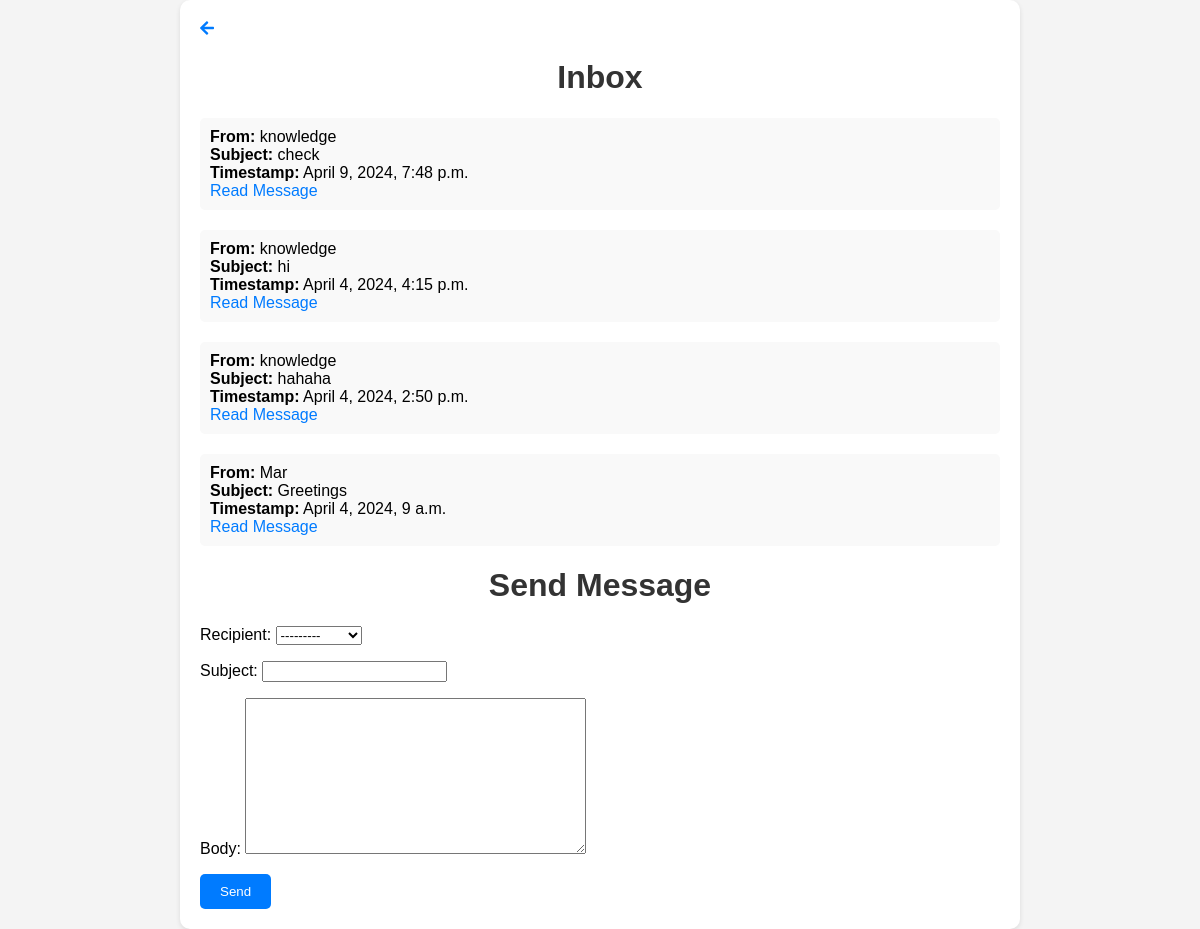
The app's page /email/ (signed in) with its own data.
### knowledge_portal/models.py (models this page shows)
class MessageUser(models.Model):
    sender = models.ForeignKey(User, on_delete=models.CASCADE, related_name='sent_messages')
    recipient = models.ForeignKey(User, on_delete=models.CASCADE, related_name='received_messages')
    subject = models.CharField(max_length=100)
    body = models.TextField()
    timestamp = models.DateTimeField(auto_now_add=True)
    read = models.BooleanField(default=False)

### knowledge_portal/views.py (the view)
# urls.py: path('email/', views.email, name='email'),
@login_required
def email(request):
    if request.method == 'POST':
        form = MessageForm(request.POST)
        if form.is_valid():
            message = form.save(commit=False)
            message.sender = request.user
            message.save()
            messages.success(request, 'Message sent successfully!')
            return redirect('email')  # Redirect to the same page after sending the message
    else:
        form = MessageForm()
    received_messages = MessageUser.objects.filter(recipient=request.user).order_by('-timestamp')
    return render(request, 'knowledge_portal/email.html', {
        'form': form,
        'received_messages': received_messages
    })

### knowledge_portal/forms.py
class MessageForm(forms.ModelForm):
    class Meta:
        model = MessageUser
        fields = ['recipient', 'subject', 'body']

### knowledge_portal/templates/Knowledge_portal/email.html (shortened to what this page needs)
<!DOCTYPE html>
<html lang="en">
<head>
    <link rel="stylesheet" href="https://cdnjs.cloudflare.com/ajax/libs/font-awesome/5.15.3/css/all.min.css" />
</head>
<body>
    <div class="container">
        <a href='/'><i class="fas fa-arrow-left"></i> </a>
        <h1>Inbox</h1>
        <ul>
        {% for message in received_messages %}
            <li>
                <strong>From:</strong> {{ message.sender.username }}<br>
                <strong>Subject:</strong> {{ message.subject }}<br>
                <strong>Timestamp:</strong> {{ message.timestamp }}<br>
                <a href="{% url 'read_message' message.id %}">Read Message</a>
            </li>
        {% endfor %}
        </ul>
        <h1>Send Message</h1>
        <form method="post">
            {{ form.as_p }}
            <button type="submit">Send</button>
        </form>
    </div>
</body>
</html>

### knowledge_portal/templates/Knowledge_portal/email.html (style rules this page uses)
body { font-family: Arial, sans-serif; margin: 0; padding: 0; background-color: #f4f4f4; }
.container { max-width: 800px; margin: 0 auto; padding: 20px; background-color: #fff; border-radius: 10px; box-shadow: 0 2px 5px rgba(0, 0, 0, 0.1); }
h1 { text-align: center; color: #333; }
ul { list-style: none; padding: 0; }
li { margin-bottom: 20px; padding: 10px; background-color: #f9f9f9; border-radius: 5px; }
strong { font-weight: bold; }
a { text-decoration: none; color: #007bff; }
button { background-color: #007bff; color: #fff; border: none; padding: 10px 20px; border-radius: 5px; cursor: pointer; }

### records on screen
MessageUser: sender.username "knowledge", subject "check", timestamp "April 9, 2024, 7:48 p.m."
MessageUser: sender.username "knowledge", subject "hi", timestamp "April 4, 2024, 4:15 p.m."
MessageUser: sender.username "knowledge", subject "hahaha", timestamp "April 4, 2024, 2:50 p.m."
MessageUser: sender.username "Mar", subject "Greetings", timestamp "April 4, 2024, 9 a.m."
